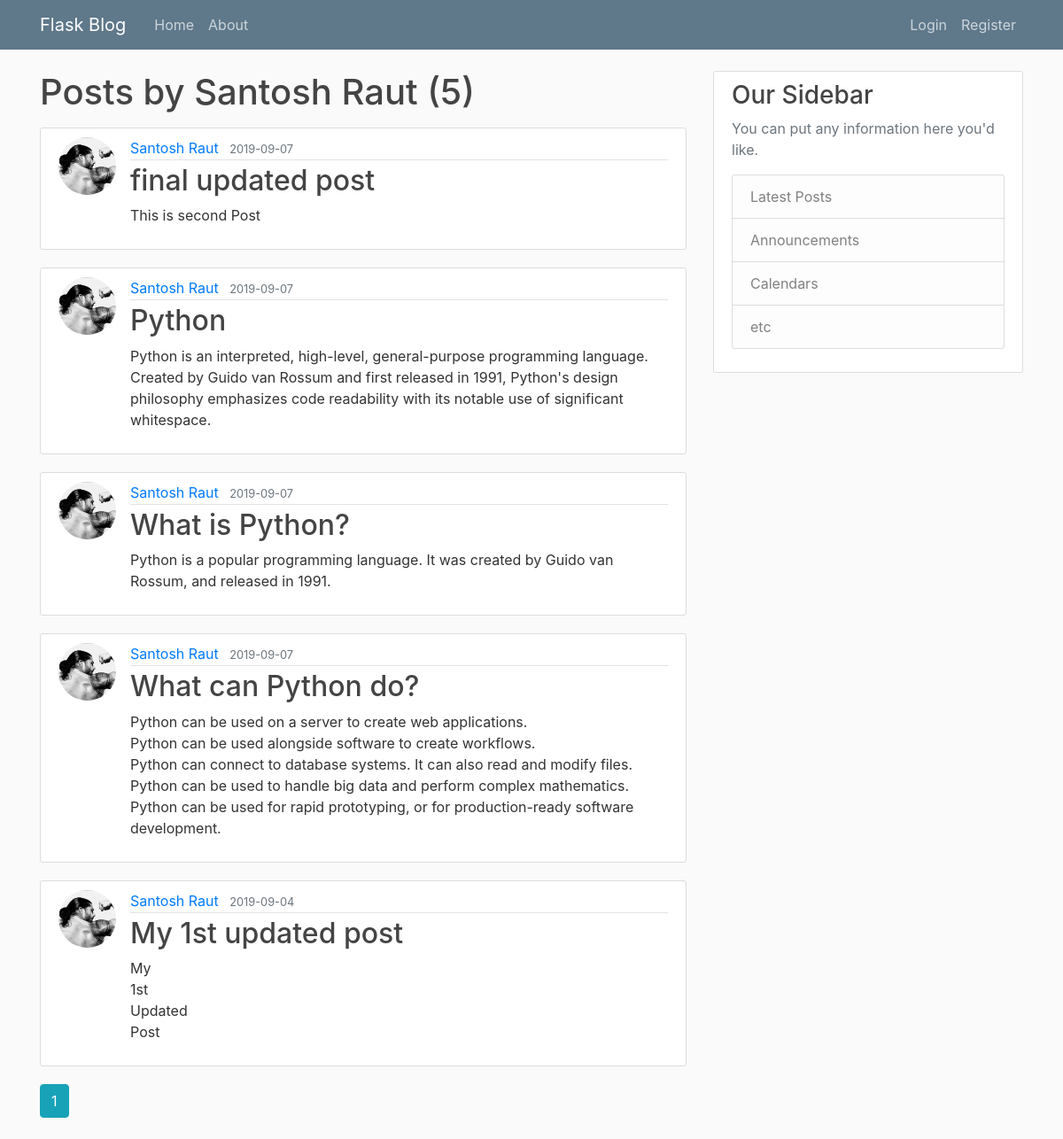
The page /user/Santosh Raut on the database its author committed.
### flaskblog/models.py (models this page shows, shortened)
class User(db.Model, UserMixin):
    id = db.Column( db.Integer, primary_key = True )
    username = db.Column(db.String(20), unique=True, nullable=False )
    email = db.Column(db.String(120), unique=True, nullable=False)
    image_file = db.Column(db.String(120), nullable=False, default='default.jpg')
    password = db.Column(db.String(60), nullable=False)
    posts = db.relationship('Post', backref='author', lazy=True)

class Post(db.Model):
    id = db.Column( db.Integer, primary_key = True )
    title = db.Column(db.String(100), nullable=False )
    date_posted = db.Column(db.DateTime, nullable=False, default=datetime.utcnow())
    content = db.Column(db.Text, nullable=False)
    user_id = db.Column(db.Integer, db.ForeignKey('user.id'), nullable=False)

### flaskblog/users/routes.py (the view)
@users.route("/user/<string:username>")
def user_posts(username):
    page = request.args.get('page', 1, type=int)
    user = User.query.filter_by(username=username).first_or_404()
    posts = Post.query.filter_by(author=user)\
        .order_by(Post.date_posted.desc())\
        .paginate(page=page, per_page=5)
    return render_template('user_posts.html', posts=posts, user=user)

### flaskblog/templates/user_posts.html
{% extends 'layout.html' %}
{% block content %}
    <h1 class="mb-3">Posts by {{ user.username }} ({{ posts.total }})</h1>
    {% for post in posts.items %}
        <article class="media content-section">
            <img class="rounded-circle article-img" src="{{ url_for('static', filename='profile_pics/' + post.author.image_file)}}">
            <div class="media-body">
                <div class="article-metadata">
                  <a class="mr-2" href="{{ url_for('users.user_posts', username=post.author.username) }}">{{ post.author.username }}</a>
                  <small class="text-muted">{{ post.date_posted.strftime('%Y-%m-%d') }}</small>
                </div>
                <h2><a class="article-title" href="{{ url_for('posts.post', post_id=post.id) }}">{{ post.title }}</a></h2>
                <p class="article-content">{{ post.content }}</p>
            </div>
        </article>
    {% endfor %}
    {% for page_num in posts.iter_pages(left_edge=1, right_edge=1, left_current=1, right_current=2) %}
        {% if page_num %}
            {% if posts.page == page_num %}
                <a class="btn btn-info mb-4" href="{{ url_for('users.user_posts',username=user.username, page=page_num) }}">{{ page_num }}</a>
            {% else %}
                <a class="btn btn-outline-info mb-4" href="{{ url_for('users.user_posts',username=user.username, page=page_num) }}">{{ page_num }}</a>
            {% endif %}
        {% else %}
            ...
        {% endif %}
    {% endfor %}
{% endblock %}

### flaskblog/static/style.css (style rules this page uses)
body { background: #fafafa; color: #333333; margin-top: 5rem; }
h1, h2, h3, h4, h5, h6 { color: #444444; }
.content-section { background: #ffffff; padding: 10px 20px; border: 1px solid #dddddd; border-radius: 3px; margin-bottom: 20px; }
.article-title { color: #444444; }
.article-content { white-space: pre-line; }
.article-img { height: 65px; width: 65px; margin-right: 16px; }
.article-metadata { padding-bottom: 1px; margin-bottom: 4px; border-bottom: 1px solid #e3e3e3 }

### rows shown on the page
User: username "Santosh Raut"
Post: image_file (picture), author.username "Santosh Raut", date_posted "2019-09-07", title "final updated post", content "This is second Post"
Post: image_file (picture), author.username "Santosh Raut", date_posted "2019-09-07", title "Python", content "Python is an interpreted, high-level, general-purpose programming language. Created by Guido van Rossum and first released in 1991, Python's design philosophy emphasizes code readability with its notable use of significant whitespace."
Post: image_file (picture), author.username "Santosh Raut", date_posted "2019-09-07", title "What is Python?", content "Python is a popular programming language. It was created by Guido van Rossum, and released in 1991."
Post: image_file (picture), author.username "Santosh Raut", date_posted "2019-09-07", title "What can Python do?", content "Python can be used on a server to create web applications. Python can be used alongside software to create workflows. Python can connect to database systems. It can also read and modify files. Python can be used to handle big data and perform complex mathematics. Python can be used for rapid prototyping, or for production-ready software development."
Post: image_file (picture), author.username "Santosh Raut", date_posted "2019-09-04", title "My 1st updated post", content "My 1st Updated Post"

### other values the page prints
{{ posts.total }} "5"
{{ page_num }} "1"
